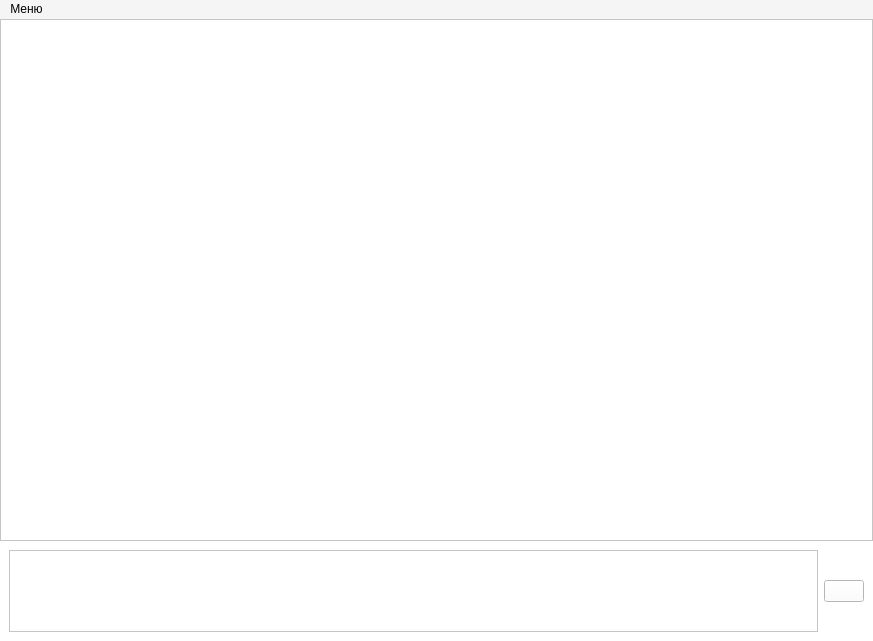
<?xml version="1.0" encoding="UTF-8"?>
<ui version="4.0">
 <class>MainWindow</class>
 <widget class="QMainWindow" name="MainWindow">
  <property name="windowModality">
   <enum>Qt::NonModal</enum>
  </property>
  <property name="geometry">
   <rect>
    <x>0</x>
    <y>0</y>
    <width>873</width>
    <height>641</height>
   </rect>
  </property>
  <property name="minimumSize">
   <size>
    <width>521</width>
    <height>384</height>
   </size>
  </property>
  <property name="maximumSize">
   <size>
    <width>873</width>
    <height>641</height>
   </size>
  </property>
  <property name="windowTitle">
   <string>Меню</string>
  </property>
  <property name="styleSheet">
   <string notr="true">background-color: rgb(255,255,255);</string>
  </property>
  <widget class="QWidget" name="centralwidget">
   <property name="maximumSize">
    <size>
     <width>884</width>
     <height>628</height>
    </size>
   </property>
   <layout class="QVBoxLayout" name="verticalLayout" stretch="0,0">
    <property name="spacing">
     <number>0</number>
    </property>
    <property name="leftMargin">
     <number>0</number>
    </property>
    <property name="topMargin">
     <number>0</number>
    </property>
    <property name="rightMargin">
     <number>0</number>
    </property>
    <property name="bottomMargin">
     <number>0</number>
    </property>
    <item>
     <widget class="QPlainTextEdit" name="chat">
      <property name="minimumSize">
       <size>
        <width>0</width>
        <height>30</height>
       </size>
      </property>
      <property name="readOnly">
       <bool>true</bool>
      </property>
     </widget>
    </item>
    <item>
     <widget class="QWidget" name="widget" native="true">
      <property name="maximumSize">
       <size>
        <width>16777215</width>
        <height>100</height>
       </size>
      </property>
      <layout class="QHBoxLayout" name="horizontalLayout">
       <item>
        <widget class="QTextEdit" name="textEdit"/>
       </item>
       <item>
        <widget class="QPushButton" name="pushButton">
         <property name="text">
          <string/>
         </property>
         <property name="icon">
          <iconset>
           <normaloff>icon/send.png</normaloff>
           <normalon>icon/send.png</normalon>
           <disabledoff>icon/send.png</disabledoff>
           <disabledon>icon/send.png</disabledon>
           <activeoff>icon/send.png</activeoff>
           <selectedoff>icon/send.png</selectedoff>
           <selectedon>icon/send.png</selectedon>icon/send.png</iconset>
         </property>
         <property name="iconSize">
          <size>
           <width>48</width>
           <height>48</height>
          </size>
         </property>
         <property name="autoDefault">
          <bool>false</bool>
         </property>
        </widget>
       </item>
      </layout>
     </widget>
    </item>
   </layout>
  </widget>
  <widget class="QMenuBar" name="menuBar">
   <property name="geometry">
    <rect>
     <x>0</x>
     <y>0</y>
     <width>873</width>
     <height>21</height>
    </rect>
   </property>
   <property name="styleSheet">
    <string notr="true">background-color: rgb(245,245,245);</string>
   </property>
   <widget class="QMenu" name="menu">
    <property name="styleSheet">
     <string notr="true">QMenu::item:selected {
 background: rgb(235,235,235);
 color:black;
}
 QMenu::item:pressed {
  background: rgb(220,220,220);
 }</string>
    </property>
    <property name="title">
     <string>Меню</string>
    </property>
    <addaction name="action_ansquest"/>
    <addaction name="action_users"/>
    <addaction name="separator"/>
    <addaction name="action_exit"/>
   </widget>
   <addaction name="menu"/>
  </widget>
  <action name="action_ansquest">
   <property name="checkable">
    <bool>false</bool>
   </property>
   <property name="text">
    <string>Вопрос/Ответ</string>
   </property>
   <property name="menuRole">
    <enum>QAction::TextHeuristicRole</enum>
   </property>
  </action>
  <action name="action_users">
   <property name="text">
    <string>Пользователи</string>
   </property>
  </action>
  <action name="action_exit">
   <property name="text">
    <string>Выход</string>
   </property>
  </action>
 </widget>
 <resources/>
 <connections/>
</ui>
